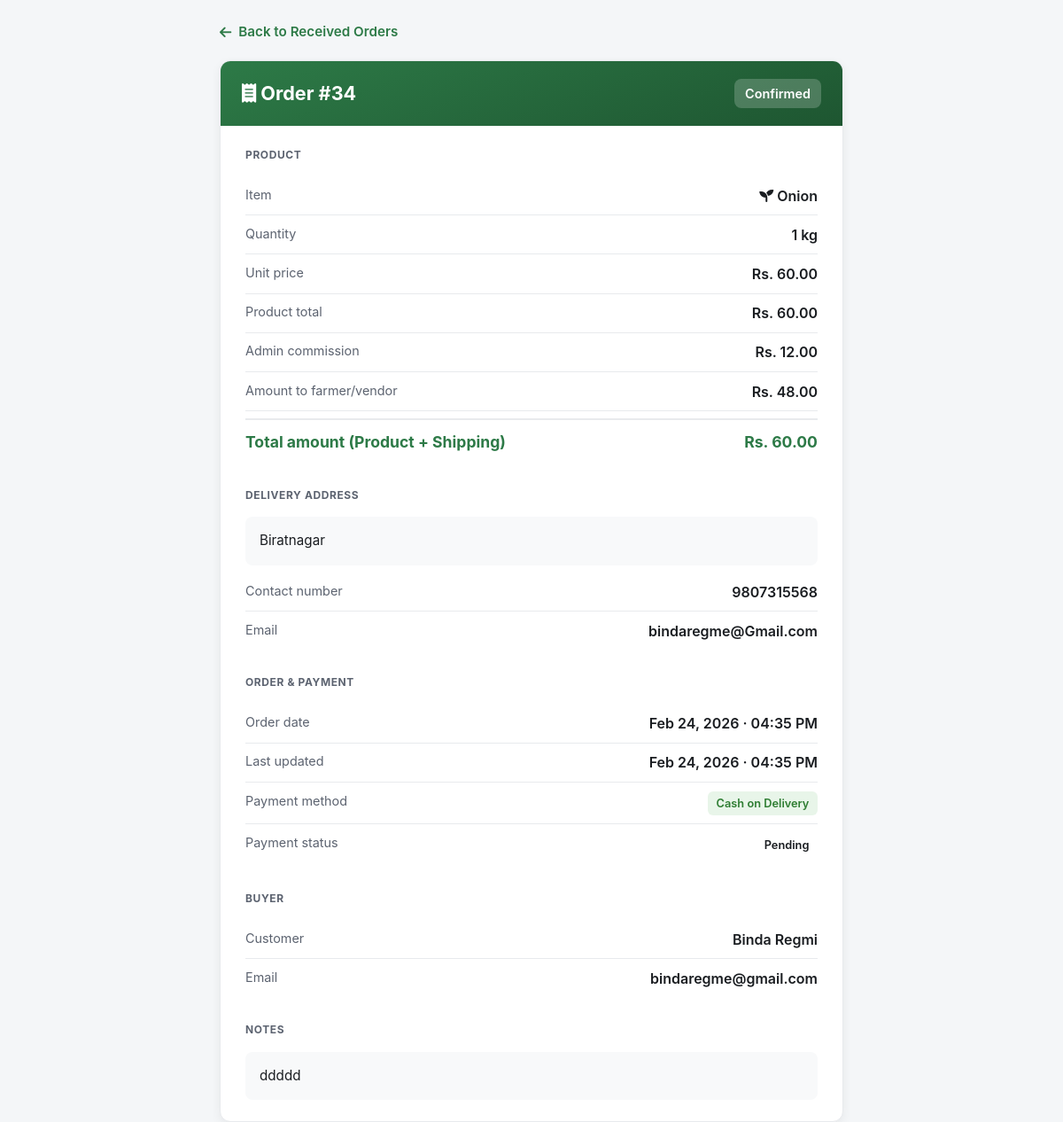
Page /orders/34/ (signed in) on the earlier database version.
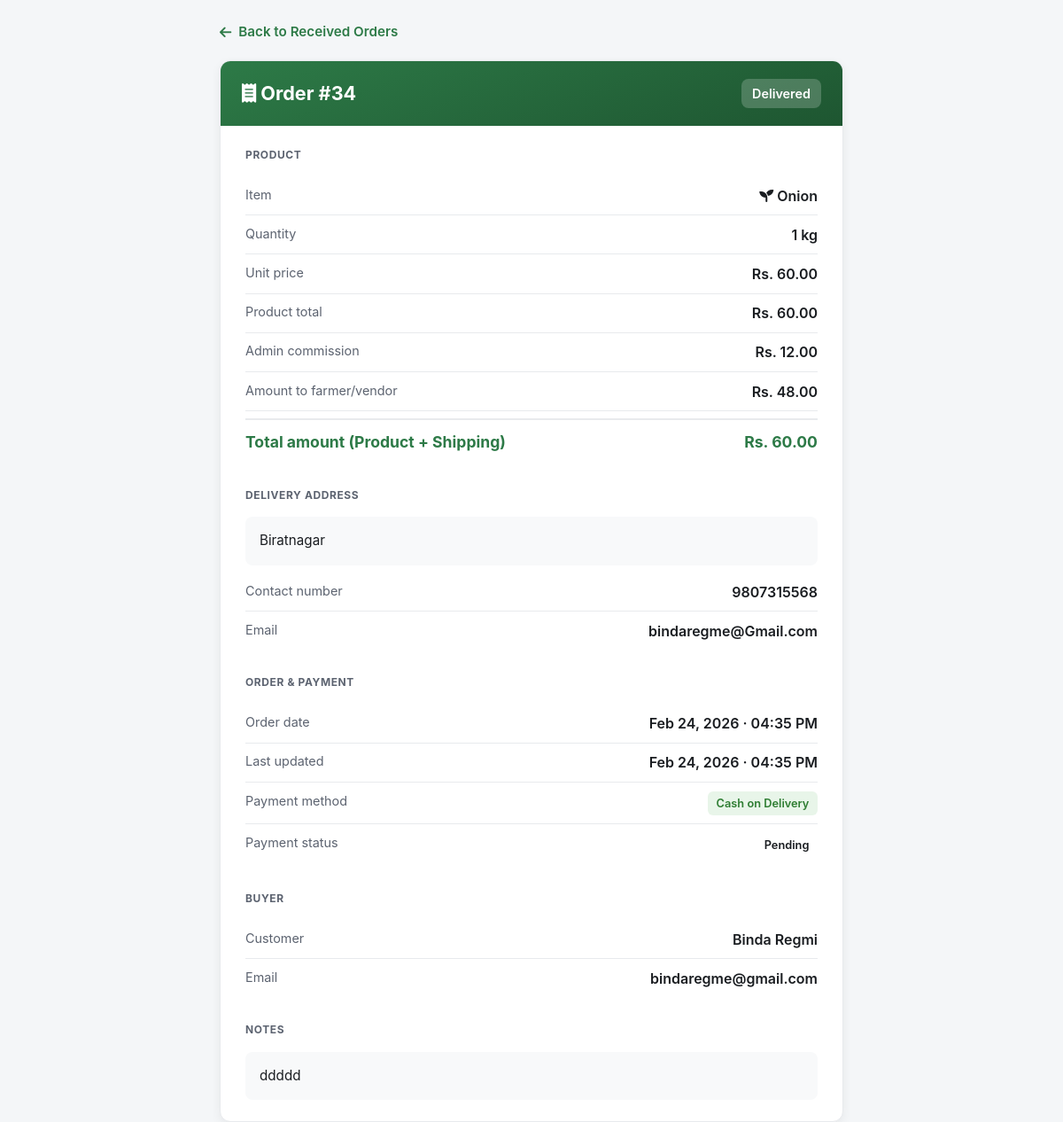
Same page on the later database version.
### accounts/models.py (models this page shows, shortened)
class Order(models.Model):
    STATUS_PENDING = 'pending'
    STATUS_CONFIRMED = 'confirmed'
    STATUS_READY_TO_SHIP = 'ready_to_ship'
    STATUS_SHIPPED = 'shipped'
    STATUS_ON_THE_WAY = 'on_the_way'
    STATUS_DELIVERED = 'delivered'
    STATUS_CANCELLED = 'cancelled'
    STATUS_CHOICES = (
        (STATUS_PENDING, 'Pending'),
        (STATUS_CONFIRMED, 'Confirmed'),
        (STATUS_READY_TO_SHIP, 'Ready to ship'),
        (STATUS_SHIPPED, 'Shipped'),
        (STATUS_ON_THE_WAY, 'On the way'),
        (STATUS_DELIVERED, 'Delivered'),
        (STATUS_CANCELLED, 'Cancelled'),
    )
    PAYMENT_COD = 'cod'
    PAYMENT_ESEWA = 'esewa'
    PAYMENT_CHOICES = (
        (PAYMENT_COD, 'Cash on Delivery'),
        (PAYMENT_ESEWA, 'eSewa'),
    )
    PAYMENT_STATUS_PENDING = 'pending'
    PAYMENT_STATUS_COMPLETED = 'completed'
    PAYMENT_STATUS_FAILED = 'failed'
    PAYMENT_STATUS_CHOICES = (
        (PAYMENT_STATUS_PENDING, 'Pending'),
        (PAYMENT_STATUS_COMPLETED, 'Completed'),
        (PAYMENT_STATUS_FAILED, 'Failed'),
    )
    buyer = models.ForeignKey(User, on_delete=models.CASCADE, related_name='orders')
    tool = models.ForeignKey(VendorTool, on_delete=models.CASCADE, related_name='orders', null=True, blank=True)
    crop = models.ForeignKey(FarmerProduct, on_delete=models.CASCADE, related_name='orders', null=True, blank=True)
    quantity = models.PositiveIntegerField(default=1)
    total_amount = models.DecimalField(max_digits=12, decimal_places=2)
    shipping_cost = models.DecimalField(max_digits=12, decimal_places=2, default=0)
    admin_commission = models.DecimalField(max_digits=12, decimal_places=2, default=0)
    seller_amount = models.DecimalField(max_digits=12, decimal_places=2, default=0)
    status = models.CharField(max_length=20, choices=STATUS_CHOICES, default=STATUS_PENDING)
    payment_method = models.CharField(max_length=20, choices=PAYMENT_CHOICES, default=PAYMENT_COD, blank=True, null=True)
    payment_status = models.CharField(max_length=20, choices=PAYMENT_STATUS_CHOICES, default=PAYMENT_STATUS_PENDING, blank=True, null=True)
    shipping_address = models.TextField(blank=True, null=True, help_text='Delivery location/address')
    contact_number = models.CharField(max_length=20, blank=True, null=True, help_text='Phone number (required for delivery)')
    order_email = models.EmailField(blank=True, null=True, help_text='Email for this order (optional)')
    tracking_number = models.CharField(max_length=100, blank=True, null=True)
    notes = models.TextField(blank=True, null=True)
    created_at = models.DateTimeField(auto_now_add=True)
    updated_at = models.DateTimeField(auto_now=True)
    PAYOUT_PENDING = 'pending_payout'
    PAYOUT_PAID = 'paid'
    PAYOUT_STATUS_CHOICES = (
        (PAYOUT_PENDING, 'Pending payout'),
        (PAYOUT_PAID, 'Paid to seller'),
    )
    payout_status = models.CharField(
        max_length=20, choices=PAYOUT_STATUS_CHOICES, default=PAYOUT_PENDING, blank=True, null=True
    )
    payout_at = models.DateTimeField(blank=True, null=True, help_text='When admin paid this order’s amount to farmer/vendor')
    class Meta:
        ordering = ('-created_at',)
    def get_seller_user(self):
        if self.crop and self.crop.farmer:
            return getattr(self.crop.farmer, 'user', None)
        if self.tool and self.tool.vendor:
            return getattr(self.tool.vendor, 'user', None)
        return None

class FarmerProduct(models.Model):
    farmer = models.ForeignKey(FarmerProfile, on_delete=models.CASCADE, related_name='products')
    name = models.CharField(max_length=255)
    quantity = models.DecimalField(max_digits=12, decimal_places=2)
    unit = models.CharField(max_length=50, default='kg')
    price_per_unit = models.DecimalField(max_digits=12, decimal_places=2)
    image = models.ImageField(upload_to='product_images/', blank=True, null=True)
    is_available = models.BooleanField(default=True)
    created_at = models.DateTimeField(auto_now_add=True)
    class Meta:
        ordering = ('-created_at',)

class User(AbstractBaseUser, PermissionsMixin):
    ROLE_CHOICES = (
        ('admin', 'Admin'),
        ('buyer', 'Buyer'),
        ('farmer', 'Farmer'),
        ('agricultural_expert', 'Agricultural Expert'),
        ('vendor', 'Vendor'),
    )
    email = models.EmailField(unique=True)
    phone = models.CharField(max_length=10, unique=True, blank=True, null=True)
    role = models.CharField(max_length=20, choices=ROLE_CHOICES, default='buyer')
    is_active = models.BooleanField(default=True)
    email_verified = models.BooleanField(default=False)
    is_verified = models.BooleanField(default=False)
    is_staff = models.BooleanField(default=False)
    date_joined = models.DateTimeField(auto_now_add=True)
    objects = UserManager()
    USERNAME_FIELD = 'email'
    REQUIRED_FIELDS = []
    def get_full_name(self):
        try:
            if self.role == 'farmer':
                if hasattr(self, 'farmer_profile'):
                    profile = self.farmer_profile
                    if profile and profile.name:
                        return profile.name
            elif self.role == 'vendor':
                if hasattr(self, 'vendor_profile'):
                    profile = self.vendor_profile
                    if profile and profile.company_name:
                        return profile.company_name
            elif self.role == 'agricultural_expert':
                if hasattr(self, 'expert_profile'):
                    profile = self.expert_profile
                    if profile and profile.name:
                        return profile.name
            elif self.role == 'buyer':
                if hasattr(self, 'user_profile'):
                    profile = self.user_profile
                    if profile and profile.name:
                        return profile.name
        except Exception:
            pass
        return ''

class UserProfile(models.Model):
    user = models.OneToOneField(User, on_delete=models.CASCADE, related_name='user_profile')
    name = models.CharField(max_length=255, blank=True, null=True)
    photo = models.ImageField(upload_to='user_photos/', blank=True, null=True)
    address = models.TextField(blank=True, null=True)
    phone = models.CharField(max_length=20, blank=True, null=True)

### accounts/views.py (the view)
# urls.py: path('orders/<int:order_id>/', order_detail_page, name='order_detail'),
@login_required
def order_detail_page(request, order_id):
    try:
        order = Order.objects.select_related(
            'buyer',
            'crop', 'crop__farmer', 'crop__farmer__user',
            'tool', 'tool__vendor', 'tool__vendor__user',
        ).get(pk=order_id)
    except Order.DoesNotExist:
        raise Http404("Order not found.")
    is_buyer = order.buyer_id == request.user.id
    seller_user = order.get_seller_user()
    is_seller = seller_user and seller_user.id == request.user.id
    is_admin = getattr(request.user, 'role', None) == 'admin'
    if not (is_buyer or is_seller or is_admin):
        raise Http404("You do not have access to this order.")
    if is_buyer:
        if request.user.role == 'farmer':
            back_url = reverse('farmer_dashboard') + '?section=my_orders'
            back_label = 'Back to My Orders'
        else:
            back_url = reverse('user_dashboard') + '?section=orders'
            back_label = 'Back to My Orders'
    elif request.user.role == 'farmer':
        back_url = reverse('farmer_dashboard') + '?section=orders'
        back_label = 'Back to Received Orders'
    elif request.user.role == 'vendor':
        back_url = reverse('vendor_dashboard') + '?section=orders'
        back_label = 'Back to Customer Orders'
    else:
        back_url = reverse('dashboard')
        back_label = 'Back to Dashboard'
    order_product_subtotal = order.total_amount - (order.shipping_cost or Decimal('0'))
    if order.admin_commission and order.admin_commission > 0 and order.seller_amount and order.seller_amount > 0:
        display_admin_commission = order.admin_commission
        display_seller_amount = order.seller_amount
    else:
        display_admin_commission, display_seller_amount = Order.compute_commission(
            order.total_amount or 0,
            order.shipping_cost or 0,
            product_type='tool' if order.tool_id else ('crop' if order.crop_id else None),
        )
    context = {
        'order': order,
        'order_product_subtotal': order_product_subtotal,
        'display_admin_commission': display_admin_commission,
        'display_seller_amount': display_seller_amount,
        'is_admin': is_admin,
        'back_url': back_url,
        'back_label': back_label,
        'is_buyer': is_buyer,
        'is_seller': is_seller,
    }
    if request.GET.get('embed'):
        return render(request, 'order_detail_fragment.html', context)
    return render(request, 'order_detail.html', context)

### templates/order_detail.html (shortened to what this page needs)
<!DOCTYPE html>
<html lang="en">
<head>
    <link rel="stylesheet" href="/static/css/style.css">
    <link href="https://cdnjs.cloudflare.com/ajax/libs/font-awesome/6.0.0/css/all.min.css" rel="stylesheet">
</head>
<body>
    <div class="od-wrap">
        <a href="{{ back_url }}" class="od-back">
            <i class="fas fa-arrow-left"></i> {{ back_label }}
        </a>
        <div class="od-card">
            <div class="od-card-header">
                <h1><i class="fas fa-receipt"></i> Order #{{ order.id }}</h1>
                <span class="od-status">{{ order.get_status_display }}</span>
            </div>
            <div class="od-card-body">
                <div class="od-section">
                    <div class="od-section-title">Product</div>
                    <div class="od-row">
                        <span class="od-label">Item</span>
                        <span class="od-value">
                            {% if order.crop %}
                                <i class="fas fa-seedling"></i> {{ order.crop.name }}
                            {% elif order.tool %}
                                <i class="fas fa-tools"></i> {{ order.tool.name }}
                            {% else %}
                                —
                            {% endif %}
                        </span>
                    </div>
                    <div class="od-row">
                        <span class="od-label">Quantity</span>
                        <span class="od-value">{{ order.quantity }} {% if order.crop %}{{ order.crop.unit }}{% else %}units{% endif %}</span>
                    </div>
                    <div class="od-row">
                        <span class="od-label">Unit price</span>
                        <span class="od-value">
                            {% if order.crop %}Rs. {{ order.crop.price_per_unit }}{% elif order.tool %}Rs. {{ order.tool.price }}{% else %}—{% endif %}
                        </span>
                    </div>
                    <div class="od-row">
                        <span class="od-label">Product total</span>
                        <span class="od-value">Rs. {{ order_product_subtotal|floatformat:2 }}</span>
                    </div>
                    {% if is_seller or is_admin %}
                    <div class="od-row">
                        <span class="od-label">Admin commission</span>
                        <span class="od-value">Rs. {{ display_admin_commission|floatformat:2 }}</span>
                    </div>
                    <div class="od-row">
                        <span class="od-label">Amount to farmer/vendor</span>
                        <span class="od-value">Rs. {{ display_seller_amount|floatformat:2 }}</span>
                    </div>
                    {% endif %}
                    <div class="od-row od-total-row">
                        <span>Total amount (Product + Shipping)</span>
                        <span>Rs. {{ order.total_amount|default:0|floatformat:2 }}</span>
                    </div>
                </div>
                <div class="od-section">
                    <div class="od-section-title">Delivery address</div>
                    <div class="od-address">{% if order.shipping_address %}{{ order.shipping_address }}{% else %}—{% endif %}</div>
                    {% if order.contact_number %}
                    <div class="od-row" style="margin-top: 0.5rem;">
                        <span class="od-label">Contact number</span>
                        <span class="od-value">{{ order.contact_number }}</span>
                    </div>
                    {% endif %}
                    {% if order.order_email %}
                    <div class="od-row">
                        <span class="od-label">Email</span>
                        <span class="od-value">{{ order.order_email }}</span>
                    </div>
                    {% endif %}
                </div>
                <div class="od-section">
                    <div class="od-section-title">Order & payment</div>
                    <div class="od-row">
                        <span class="od-label">Order date</span>
                        <span class="od-value">{{ order.created_at|date:"M d, Y · h:i A" }}</span>
                    </div>
                    {% if order.updated_at != order.created_at %}
                    <div class="od-row">
                        <span class="od-label">Last updated</span>
                        <span class="od-value">{{ order.updated_at|date:"M d, Y · h:i A" }}</span>
                    </div>
                    {% endif %}
                    <div class="od-row">
                        <span class="od-label">Payment method</span>
                        <span class="od-value">
                            <span class="od-badge {% if order.payment_method == 'esewa' %}esewa{% else %}cod{% endif %}">
                                {% if order.payment_method == 'esewa' %}eSewa{% else %}Cash on Delivery{% endif %}
                            </span>
                        </span>
                    </div>
                    <div class="od-row">
                        <span class="od-label">Payment status</span>
                        <span class="od-value">
                            <span class="od-badge {% if order.payment_status == 'completed' %}paid{% endif %}">
                                {{ order.get_payment_status_display|default:order.payment_status|title }}
                            </span>
                        </span>
                    </div>
                </div>
                {% if is_seller %}
                <div class="od-section">
                    <div class="od-section-title">Buyer</div>
                    <div class="od-row">
                        <span class="od-label">Customer</span>
                        <span class="od-value">{{ order.buyer.get_full_name|default:order.buyer.email }}</span>
                    </div>
                    <div class="od-row">
                        <span class="od-label">Email</span>
                        <span class="od-value">{{ order.buyer.email }}</span>
                    </div>
                </div>
                {% endif %}
                {% if order.notes %}
                <div class="od-section">
                    <div class="od-section-title">Notes</div>
                    <div class="od-address">{{ order.notes }}</div>
                </div>
                {% endif %}
            </div>
        </div>
    </div>
</body>
</html>

Differences in the rows shown:
changed Order "bindaregme@Gmail.com": status "Confirmed" → "Delivered"
